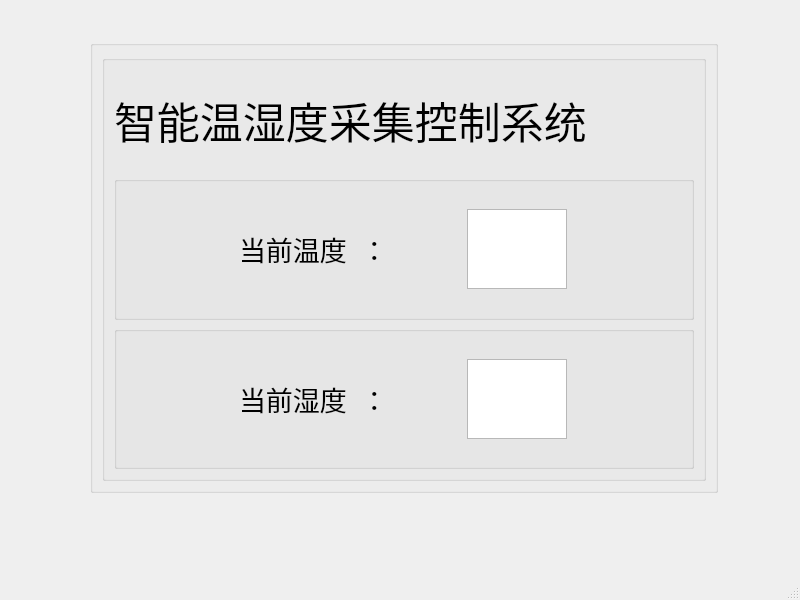
<?xml version="1.0" encoding="UTF-8"?>
<ui version="4.0">
 <class>CollectWindow</class>
 <widget class="QMainWindow" name="CollectWindow">
  <property name="geometry">
   <rect>
    <x>0</x>
    <y>0</y>
    <width>800</width>
    <height>600</height>
   </rect>
  </property>
  <property name="windowTitle">
   <string>智能温湿度采集控制系统(采集端)</string>
  </property>
  <widget class="QWidget" name="centralwidget">
   <widget class="QGroupBox" name="gb_display">
    <property name="geometry">
     <rect>
      <x>90</x>
      <y>40</y>
      <width>628</width>
      <height>453</height>
     </rect>
    </property>
    <property name="title">
     <string/>
    </property>
    <layout class="QVBoxLayout" name="verticalLayout_3">
     <item>
      <widget class="QGroupBox" name="gb_data">
       <property name="styleSheet">
        <string notr="true"/>
       </property>
       <property name="title">
        <string/>
       </property>
       <layout class="QVBoxLayout" name="verticalLayout">
        <item>
         <widget class="QLabel" name="label">
          <property name="minimumSize">
           <size>
            <width>600</width>
            <height>100</height>
           </size>
          </property>
          <property name="font">
           <font>
            <family>华文琥珀</family>
            <pointsize>32</pointsize>
           </font>
          </property>
          <property name="text">
           <string>智能温湿度采集控制系统</string>
          </property>
         </widget>
        </item>
        <item>
         <widget class="QGroupBox" name="gb_curTem">
          <property name="title">
           <string/>
          </property>
          <layout class="QHBoxLayout" name="horizontalLayout_2">
           <property name="leftMargin">
            <number>100</number>
           </property>
           <property name="rightMargin">
            <number>100</number>
           </property>
           <item>
            <widget class="QLabel" name="label_tem">
             <property name="maximumSize">
              <size>
               <width>200</width>
               <height>100</height>
              </size>
             </property>
             <property name="font">
              <font>
               <family>微软雅黑</family>
               <pointsize>20</pointsize>
              </font>
             </property>
             <property name="layoutDirection">
              <enum>Qt::LeftToRight</enum>
             </property>
             <property name="autoFillBackground">
              <bool>false</bool>
             </property>
             <property name="text">
              <string>当前温度  ：</string>
             </property>
             <property name="wordWrap">
              <bool>true</bool>
             </property>
            </widget>
           </item>
           <item>
            <widget class="QTextBrowser" name="text_tem">
             <property name="maximumSize">
              <size>
               <width>100</width>
               <height>80</height>
              </size>
             </property>
            </widget>
           </item>
          </layout>
         </widget>
        </item>
        <item>
         <widget class="QGroupBox" name="gb_curHum">
          <property name="title">
           <string/>
          </property>
          <layout class="QHBoxLayout" name="horizontalLayout_3">
           <property name="leftMargin">
            <number>100</number>
           </property>
           <property name="rightMargin">
            <number>100</number>
           </property>
           <item>
            <widget class="QLabel" name="label_hum">
             <property name="maximumSize">
              <size>
               <width>200</width>
               <height>100</height>
              </size>
             </property>
             <property name="font">
              <font>
               <family>微软雅黑</family>
               <pointsize>20</pointsize>
              </font>
             </property>
             <property name="layoutDirection">
              <enum>Qt::LeftToRight</enum>
             </property>
             <property name="autoFillBackground">
              <bool>false</bool>
             </property>
             <property name="text">
              <string>当前湿度  ：</string>
             </property>
             <property name="wordWrap">
              <bool>true</bool>
             </property>
            </widget>
           </item>
           <item>
            <widget class="QTextBrowser" name="text_hum">
             <property name="maximumSize">
              <size>
               <width>100</width>
               <height>80</height>
              </size>
             </property>
            </widget>
           </item>
          </layout>
         </widget>
        </item>
       </layout>
      </widget>
     </item>
    </layout>
   </widget>
  </widget>
  <widget class="QMenuBar" name="menubar">
   <property name="geometry">
    <rect>
     <x>0</x>
     <y>0</y>
     <width>800</width>
     <height>25</height>
    </rect>
   </property>
  </widget>
  <widget class="QStatusBar" name="statusbar"/>
 </widget>
 <resources/>
 <connections/>
</ui>
